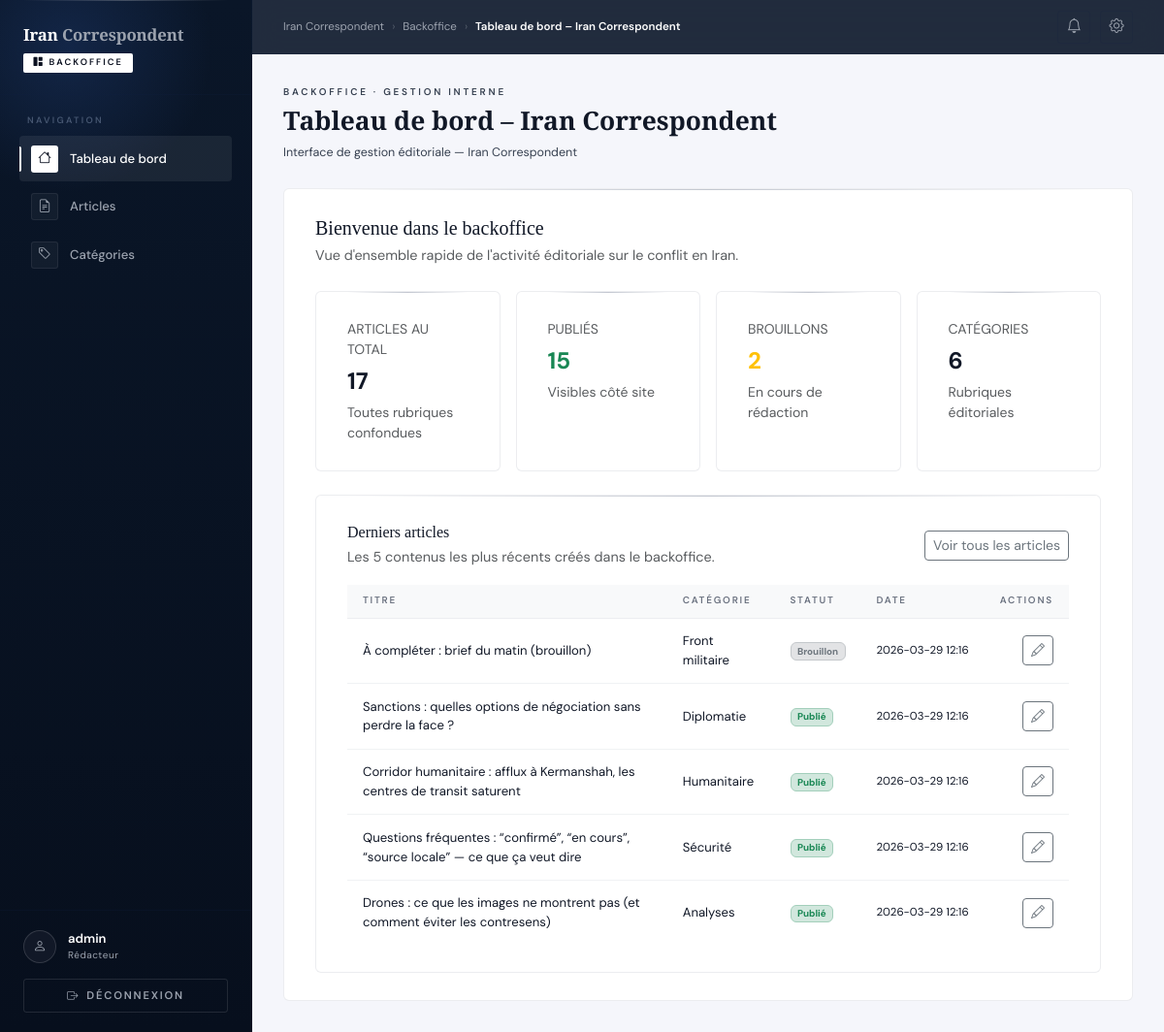
Page /admin/ (signed in) on the committed database.
### tables this page shows
CREATE TABLE articles (
  id INT UNSIGNED AUTO_INCREMENT PRIMARY KEY,
  category_id INT UNSIGNED NOT NULL,
  title VARCHAR(200) NOT NULL,
  slug VARCHAR(200) NOT NULL UNIQUE,
  excerpt TEXT NULL,  
  content_html MEDIUMTEXT NOT NULL,
  hero_image_path VARCHAR(255) NULL,
  hero_image_alt VARCHAR(180) NULL,

  meta_title VARCHAR(255) NULL,
  meta_description VARCHAR(255) NULL,
  canonical_url VARCHAR(255) NULL,
  meta_robots VARCHAR(50) NULL DEFAULT 'index,follow',

  status ENUM('draft','published') NOT NULL DEFAULT 'draft',
  published_at DATETIME NULL,
  deleted_at DATETIME NULL,
  created_at DATETIME NOT NULL DEFAULT CURRENT_TIMESTAMP,
  updated_at DATETIME NOT NULL DEFAULT CURRENT_TIMESTAMP ON UPDATE CURRENT_TIMESTAMP,

  CONSTRAINT fk_articles_category
    FOREIGN KEY (category_id) REFERENCES categories(id)
    ON DELETE RESTRICT,

  INDEX idx_articles_status_published (status, published_at),
  INDEX idx_articles_category_published (category_id, status, published_at),
  INDEX idx_articles_deleted_at (deleted_at)
);

CREATE TABLE categories (
  id INT UNSIGNED AUTO_INCREMENT PRIMARY KEY,
  name VARCHAR(120) NOT NULL,
  slug VARCHAR(160) NOT NULL UNIQUE,
  created_at DATETIME NOT NULL DEFAULT CURRENT_TIMESTAMP
);

### app/models/Article.php (called while the page is built, shortened)
<?php
require_once __DIR__ . '/../core/Model.php';
class Article extends Model
{
	private static function buildAdminWhere(array $filters, array &$params): string
	{
		$where = ['a.deleted_at IS NULL'];
		$params = [];
		if (!empty($filters['status']) && in_array($filters['status'], ['draft', 'published'], true)) {
			$where[] = 'a.status = :status';
			$params['status'] = $filters['status'];
		}
		return 'WHERE ' . implode(' AND ', $where);
	}
	public static function countForAdmin(array $filters = []): int
	{
		$params = [];
		$whereSql = self::buildAdminWhere($filters, $params);
		$row = self::fetchOne('SELECT COUNT(*) AS cnt FROM articles a ' . $whereSql, $params);
		return (int) ($row['cnt'] ?? 0);
	}
	public static function listForAdmin(array $filters = [], int $limit = 10, int $offset = 0): array
	{
		$limit = max(1, min(100, $limit));
		$offset = max(0, $offset);
		$params = [];
		$whereSql = self::buildAdminWhere($filters, $params);
		$sql = "SELECT a.id, a.category_id, a.title, a.slug, a.status, a.created_at, a.updated_at, a.published_at,
					c.name AS category_name
				FROM articles a
				INNER JOIN categories c ON c.id = a.category_id
				" . $whereSql . "
				ORDER BY a.created_at DESC
				LIMIT " . (int) $limit . " OFFSET " . (int) $offset;
		return self::fetchAll($sql, $params);
	}
}

### app/core/Model.php (called while the page is built, shortened)
<?php
abstract class Model
{
	private static ?PDO $pdo = null;
	protected static function db(): PDO
	{
		if (self::$pdo instanceof PDO) {
			return self::$pdo;
		}
		$configPath = __DIR__ . '/../config/database.php';
		$cfg = require $configPath;
		$host = $cfg['host'] ?? 'db';
		$port = $cfg['port'] ?? '3306';
		$name = $cfg['name'] ?? 'iran_news';
		$user = $cfg['user'] ?? 'root';
		$pass = $cfg['pass'] ?? 'root';
		$charset = $cfg['charset'] ?? 'utf8mb4';
		$dsn = sprintf('mysql:host=%s;port=%s;dbname=%s;charset=%s', $host, $port, $name, $charset);
		self::$pdo = new PDO(
			$dsn,
			$user,
			$pass,
			[
				PDO::ATTR_ERRMODE => PDO::ERRMODE_EXCEPTION,
				PDO::ATTR_DEFAULT_FETCH_MODE => PDO::FETCH_ASSOC,
				PDO::ATTR_EMULATE_PREPARES => false,
			]
		);
		return self::$pdo;
	}
	protected static function fetchOne(string $sql, array $params = []): ?array
	{
		$stmt = self::db()->prepare($sql);
		$stmt->execute($params);
		$row = $stmt->fetch();
		return $row === false ? null : $row;
	}
	protected static function fetchAll(string $sql, array $params = []): array
	{
		$stmt = self::db()->prepare($sql);
		$stmt->execute($params);
		return $stmt->fetchAll();
	}
}

### app/config/database.php (called while the page is built)
<?php
return [
	'host' => getenv('DB_HOST') ?: 'db',
	'port' => getenv('DB_PORT') ?: '3306',
	'name' => getenv('DB_NAME') ?: 'iran_news',
	'user' => getenv('DB_USER') ?: 'root',
	'pass' => getenv('DB_PASS') ?: 'root',
	'charset' => getenv('DB_CHARSET') ?: 'utf8mb4',
];

### app/models/Category.php (called while the page is built, shortened)
<?php
require_once __DIR__ . '/../core/Model.php';
class Category extends Model
{
    public static function all(): array
    {
        return self::fetchAll('SELECT * FROM categories ORDER BY name ASC');
    }
}

### public/admin/views/dashboard.php (the view, shortened to what this page needs)
<div class="mb-4">
	<h2 class="h5 mb-1">Bienvenue dans le backoffice</h2>
	<p class="text-muted small mb-0">Vue d'ensemble rapide de l'activité éditoriale sur le conflit en Iran.</p>
</div>
<div class="row g-3 mb-4">
	<div class="col-md-3">
		<div class="bo-card h-100">
			<div class="text-muted small text-uppercase mb-1">Articles au total</div>
			<div class="fs-4 fw-bold mb-1"><?= (int) ($totalArticles ?? 0) ?></div>
			<div class="text-muted small">Toutes rubriques confondues</div>
		</div>
	</div>
	<div class="col-md-3">
		<div class="bo-card h-100">
			<div class="text-muted small text-uppercase mb-1">Publiés</div>
			<div class="fs-4 fw-bold mb-1 text-success"><?= (int) ($totalPublished ?? 0) ?></div>
			<div class="text-muted small">Visibles côté site</div>
		</div>
	</div>
	<div class="col-md-3">
		<div class="bo-card h-100">
			<div class="text-muted small text-uppercase mb-1">Brouillons</div>
			<div class="fs-4 fw-bold mb-1 text-warning"><?= (int) ($totalDrafts ?? 0) ?></div>
			<div class="text-muted small">En cours de rédaction</div>
		</div>
	</div>
	<div class="col-md-3">
		<div class="bo-card h-100">
			<div class="text-muted small text-uppercase mb-1">Catégories</div>
			<div class="fs-4 fw-bold mb-1"><?= (int) ($totalCategories ?? 0) ?></div>
			<div class="text-muted small">Rubriques éditoriales</div>
		</div>
	</div>
</div>
<div class="row g-3">
	<div class="col-lg-12">
		<div class="bo-card h-100">
			<div class="d-flex justify-content-between align-items-center mb-3">
				<div>
					<h3 class="h6 mb-1">Derniers articles</h3>
					<p class="text-muted small mb-0">Les 5 contenus les plus récents créés dans le backoffice.</p>
				</div>
				<a href="/admin/?r=articles" class="btn btn-sm btn-outline-secondary">Voir tous les articles</a>
			</div>
			<?php if (empty($latestArticles)): ?>
				<p class="text-muted small mb-0">Aucun article pour le moment. Commencez par en créer un depuis la section Articles.</p>
			<?php else: ?>
				<div class="table-responsive small">
					<table class="table align-middle table-sm mb-0">
						<thead class="table-light">
						<tr>
							<th>Titre</th>
							<th>Catégorie</th>
							<th>Statut</th>
							<th>Date</th>
							<th class="text-end">Actions</th>
						</tr>
						</thead>
						<tbody>
						<?php foreach ($latestArticles as $art): ?>
							<tr>
								<td><?= htmlspecialchars($art['title'], ENT_QUOTES, 'UTF-8') ?></td>
								<td><?= htmlspecialchars($art['category_name'] ?? '', ENT_QUOTES, 'UTF-8') ?></td>
								<td>
									<?php if (($art['status'] ?? '') === 'published'): ?>
										<span class="badge bg-success-subtle text-success border border-success-subtle">Publié</span>
									<?php else: ?>
										<span class="badge bg-secondary-subtle text-secondary border border-secondary-subtle">Brouillon</span>
									<?php endif; ?>
								</td>
								<td class="text-nowrap small">
									<?= htmlspecialchars(substr((string)($art['created_at'] ?? ''), 0, 16), ENT_QUOTES, 'UTF-8') ?>
								</td>
								<td class="text-end">
									<a href="/admin/?r=articles_edit&id=<?= (int) $art['id'] ?>" class="btn btn-sm btn-outline-secondary btn-xs" aria-label="Modifier l'article" title="Modifier l'article">
										<i class="bi bi-pencil" aria-hidden="true"></i>
									</a>
								</td>
							</tr>
						<?php endforeach; ?>
						</tbody>
					</table>
				</div>
			<?php endif; ?>
		</div>
	</div>
</div>

### public/admin/views/layouts/main.php (style rules this page uses)
:root { --sidebar-w: 260px; --tr: .18s cubic-bezier(.4,0,.2,1); --border: rgba(15,32,68,.2); --border-md: rgba(15,32,68,.35); --white: #ffffff; --off-white: #f9fafb; --muted: #9ca3af; --navy: #0b1120; --navy-soft: #111827; }
*, *::before, *::after { box-sizing: border-box; margin: 0; padding: 0; }
html, body { height: 100%; }
body { font-family: 'DM Sans', sans-serif; background: #f5f6fb; color: #111827; min-height: 100vh; }
.bo-card { background: #ffffff; border: 1px solid rgba(15,32,68,.08); border-radius: 6px; padding: 1.75rem 2rem; position: relative; overflow: hidden; }
.bo-card::before { content: ''; position: absolute; top: 0; left: 2rem; right: 2rem; height: 1px; background: linear-gradient(90deg, transparent, rgba(15,32,68,.25), transparent); }
.bo-card p { font-size: .9rem; color: #111827; line-height: 1.7; margin-bottom: .75rem; }
.bo-card h2, .bo-card h3 { font-family: 'Playfair Display', serif; color: #111827; margin-bottom: .75rem; }
.bo-card table { width: 100%; border-collapse: collapse; font-size: .82rem; }
.bo-card table th { font-size: .62rem; font-weight: 600; letter-spacing: .18em; text-transform: uppercase; color: #6b7280; padding: .6rem 1rem; border-bottom: 1px solid rgba(15,32,68,.08); text-align: left; }
.bo-card table td { padding: .85rem 1rem; color: #111827; border-bottom: 1px solid rgba(15,32,68,.06); vertical-align: middle; }
.bo-card table tr:last-child td { border-bottom: none; }

### rows in the picture
articles: title "À compléter : brief du matin (brouillon)", category.name "Front militaire", status "Brouillon", created_at "2026-03-29 12:16"
articles: title "Sanctions : quelles options de négociation sans perdre la face ?", category.name "Diplomatie", status "Publié", created_at "2026-03-29 12:16"
articles: title "Corridor humanitaire : afflux à Kermanshah, les centres de transit saturent", category.name "Humanitaire", status "Publié", created_at "2026-03-29 12:16"
articles: title "Questions fréquentes : “confirmé”, “en cours”, “source locale” — ce que ça veut dire", category.name "Sécurité", status "Publié", created_at "2026-03-29 12:16"
articles: title "Drones : ce que les images ne montrent pas (et comment éviter les contresens)", category.name "Analyses", status "Publié", created_at "2026-03-29 12:16"

### other values in the picture
$currentUser['username'] "admin"
$pageHeading "Tableau de bord – Iran Correspondent"
$totalArticles "17"
$totalPublished "15"
$totalDrafts "2"
$totalCategories "6"
